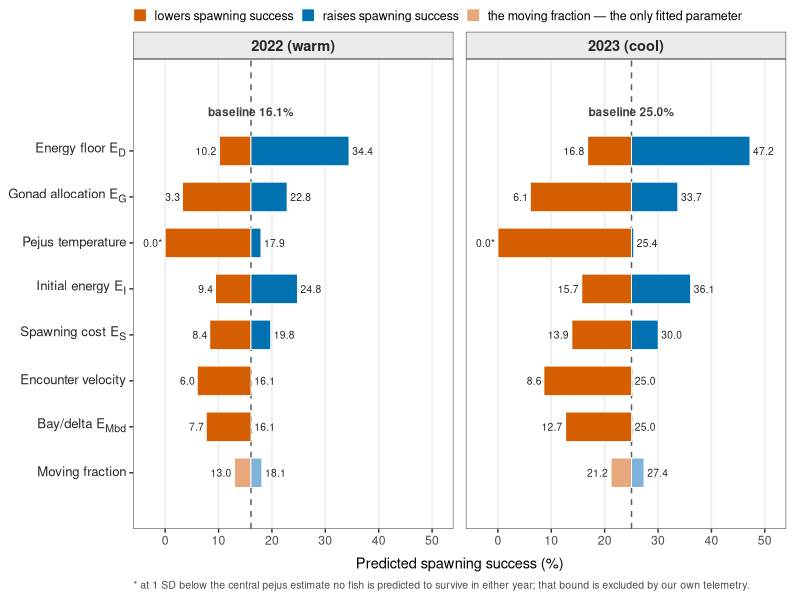

R code for this plot:
## Figure S14.1: the one-at-a-time sensitivity analysis (Figure 6) split by year.
## Reads Output/Table4_Sensitivity_OAT.csv, so it uses the same values as Table 4 and Figure 6.
## Run by make_supplement_figures.R, with the working directory set to the package folder.
suppressPackageStartupMessages({ library(ggplot2); library(grid) })
d <- read.csv("Output/Table4_Sensitivity_OAT.csv", stringsAsFactors = FALSE)
gv <- function(run, col) d[d$run == run, col]

spec <- list(
  list(nm="Energy floor  E<sub>D</sub>",     A="4b", B="4a"),
  list(nm="Gonad allocation  E<sub>G</sub>", A="5a", B="5b"),
  list(nm="Pejus temperature",               A="2a", B="2b"),
  list(nm="Encounter velocity",              A="1",  B="0"),
  list(nm="Initial energy  E<sub>I</sub>",   A="6a", B="6b"),
  list(nm="Spawning cost  E<sub>S</sub>",    A="7b", B="7a"),
  list(nm="Bay/delta  E<sub>Mbd</sub>",      A="8",  B="0"),
  list(nm="Moving fraction",                 A="3a", B="3b"))
FITTED <- "Moving fraction"

## ---- factor order is taken from the POOLED spans, i.e. from Figure 6 -------------------
ord <- do.call(rbind, lapply(spec, function(s)
  data.frame(factor=s$nm, span=abs(gv(s$A,"overall") - gv(s$B,"overall")), stringsAsFactors=FALSE)))
ord <- ord[order(ord$span), ]                       # ascending -> widest at the top
lev <- ord$factor
stopifnot(nrow(ord) == 8, ord$factor[1] == FITTED)  # the fitted parameter is still shortest

YRS <- c("2022 (warm)"="y2022", "2023 (cool)"="y2023")
fac <- do.call(rbind, lapply(names(YRS), function(yl) {
  cl <- YRS[[yl]]
  z <- do.call(rbind, lapply(spec, function(s) {
    a <- gv(s$A, cl); b <- gv(s$B, cl)
    data.frame(Year=yl, factor=s$nm, lo=min(a,b), hi=max(a,b), stringsAsFactors=FALSE) }))
  z$base <- gv("0", cl); z }))
fac$span <- fac$hi - fac$lo
fac$y    <- match(fac$factor, lev)
fac$grp  <- ifelse(fac$factor == FITTED, "fitted", "measured")
bl <- unique(fac[, c("Year","base")])

h <- 0.32
rects <- do.call(rbind, lapply(seq_len(nrow(fac)), function(i) { r <- fac[i,]; o <- list()
  if (r$lo < r$base) o[[length(o)+1]] <- data.frame(Year=r$Year, y=r$y, xmin=r$lo,
                                                    xmax=min(r$base,r$hi), grp=r$grp, dir="lower")
  if (r$hi > r$base) o[[length(o)+1]] <- data.frame(Year=r$Year, y=r$y, xmin=max(r$base,r$lo),
                                                    xmax=r$hi, grp=r$grp, dir="raise")
  do.call(rbind, o) }))
rects$key <- paste(rects$grp, rects$dir, sep="_")

## Value labels only; the parameter levels are given in Figure 6 and Table 4.
labs <- rbind(
  data.frame(Year=fac$Year, y=fac$y, x=fac$lo, hj=1.15,
             lab=sprintf("%.1f%s", fac$lo, ifelse(fac$factor=="Pejus temperature","*",""))),
  data.frame(Year=fac$Year, y=fac$y, x=fac$hi, hj=-0.15, lab=sprintf("%.1f", fac$hi)))

pal <- c(measured_lower="#D55E00", measured_raise="#0072B2",
         fitted_lower  ="#E8A87C", fitted_raise  ="#7FB3D9")
p <- ggplot() +
  geom_vline(data=bl, aes(xintercept=base), linetype="dashed", colour="grey35", linewidth=0.5) +
  geom_rect(data=rects, aes(xmin=xmin, xmax=xmax, ymin=y-h, ymax=y+h, fill=key),
            colour="white", linewidth=0.3) +
  geom_text(data=labs, aes(x=x, y=y, label=lab, hjust=hj), size=2.6, colour="grey15") +
  geom_text(data=bl, aes(x=base, y=8.85, label=sprintf("baseline %.1f%%", base)),
            size=3.0, colour="grey25", fontface="bold") +
  facet_wrap(~Year, ncol=2) +
  scale_fill_manual(values=pal, breaks=c("measured_lower","measured_raise","fitted_lower"),
                    labels=c("lowers spawning success","raises spawning success",
                             "the moving fraction — the only fitted parameter"),
                    name=NULL) +
  scale_y_continuous(breaks=seq_along(lev), labels=lev,
                     expand=expansion(add=c(0.9, 1.15))) +
  scale_x_continuous(limits=c(-6, 54), breaks=seq(0, 50, 10), expand=expansion(mult=0)) +
  labs(x="Predicted spawning success (%)", y=NULL,
       caption="* at 1 SD below the central pejus estimate no fish is predicted to survive in either year; that bound is excluded by our own telemetry.") +
  theme_bw(base_size=11) +
  theme(axis.text.y=ggtext::element_markdown(size=9.5, colour="grey15"),
        axis.title.x=element_text(size=10.5, margin=margin(t=7)),
        strip.background=element_rect(fill="grey92", colour="grey30", linewidth=0.4),
        strip.text=element_text(size=10.5, face="bold", colour="grey15"),
        panel.grid.major.y=element_blank(), panel.grid.minor=element_blank(),
        panel.border=element_rect(colour="grey30", linewidth=0.4),
        panel.spacing=unit(9,"pt"),
        legend.position="top", legend.justification="left", legend.direction="horizontal",
        legend.key.size=unit(10,"pt"), legend.margin=margin(b=-4),
        legend.text=element_text(size=9),
        plot.caption=element_text(hjust=0, size=7.6, colour="grey30", margin=margin(t=6)),
        plot.margin=margin(6,10,6,6))

out <- "Supplement_Figures/FigS14-1_tornado_byyear"
ggsave(paste0(out,".jpeg"), p, width=10, height=5.4, dpi=300)
cat("wrote", paste0(out,".jpeg"), "\n\n")

## ---- what the figure is for: the ranking, per year ------------------------------------
for (yl in names(YRS)) {
  z <- fac[fac$Year==yl, c("factor","lo","hi","span","base")]
  z <- z[order(-z$span), ]
  z$rel <- round(z$span / z$base, 2)
  cat(yl, "\n"); print(z, row.names=FALSE); cat("\n")
}
r22 <- fac$factor[fac$Year=="2022 (warm)"][order(-fac$span[fac$Year=="2022 (warm)"])]
r23 <- fac$factor[fac$Year=="2023 (cool)"][order(-fac$span[fac$Year=="2023 (cool)"])]
cat("rank differences between years:", sum(r22 != r23), "of 8 positions\n")

cat("rank order 2022:", r22, "\nrank order 2023:", r23, "\n")
rel <- with(fac, tapply(span/base, list(factor, Year), sum))
cat("\nrelative span (span / that year's baseline):\n"); print(round(rel, 2))
ex <- rownames(rel)[rel[,1] <= rel[,2]]                # 2022 NOT more sensitive
cat("2022 not the more sensitive year for:", paste(ex, collapse=", "), "\n")
